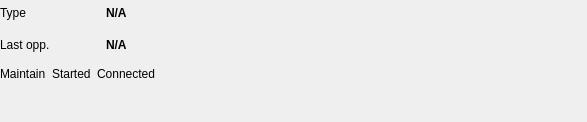
<?xml version="1.0" encoding="UTF-8"?>
<ui version="4.0">
 <class>CarrierDebugWidget</class>
 <widget class="QWidget" name="CarrierDebugWidget">
  <property name="geometry">
   <rect>
    <x>0</x>
    <y>0</y>
    <width>587</width>
    <height>122</height>
   </rect>
  </property>
  <property name="windowTitle">
   <string>Form</string>
  </property>
  <layout class="QGridLayout" name="gridLayout_2">
   <property name="leftMargin">
    <number>0</number>
   </property>
   <property name="topMargin">
    <number>0</number>
   </property>
   <property name="rightMargin">
    <number>0</number>
   </property>
   <property name="bottomMargin">
    <number>0</number>
   </property>
   <item row="0" column="0">
    <layout class="QGridLayout" name="gridLayout">
     <item row="1" column="0" colspan="2">
      <widget class="QLabel" name="label_6">
       <property name="sizePolicy">
        <sizepolicy hsizetype="Minimum" vsizetype="Minimum">
         <horstretch>0</horstretch>
         <verstretch>0</verstretch>
        </sizepolicy>
       </property>
       <property name="font">
        <font>
         <bold>false</bold>
        </font>
       </property>
       <property name="text">
        <string>Last opp.</string>
       </property>
      </widget>
     </item>
     <item row="1" column="2">
      <widget class="QLabel" name="labelLastSendingOpportunity">
       <property name="sizePolicy">
        <sizepolicy hsizetype="Minimum" vsizetype="Minimum">
         <horstretch>0</horstretch>
         <verstretch>0</verstretch>
        </sizepolicy>
       </property>
       <property name="font">
        <font>
         <bold>true</bold>
        </font>
       </property>
       <property name="text">
        <string>N/A</string>
       </property>
      </widget>
     </item>
     <item row="0" column="2">
      <widget class="QLabel" name="labelCarrierType">
       <property name="sizePolicy">
        <sizepolicy hsizetype="Minimum" vsizetype="Minimum">
         <horstretch>0</horstretch>
         <verstretch>0</verstretch>
        </sizepolicy>
       </property>
       <property name="font">
        <font>
         <bold>true</bold>
        </font>
       </property>
       <property name="text">
        <string>N/A</string>
       </property>
      </widget>
     </item>
     <item row="0" column="0" colspan="2">
      <widget class="QLabel" name="label_5">
       <property name="sizePolicy">
        <sizepolicy hsizetype="Minimum" vsizetype="Minimum">
         <horstretch>0</horstretch>
         <verstretch>0</verstretch>
        </sizepolicy>
       </property>
       <property name="font">
        <font>
         <bold>false</bold>
        </font>
       </property>
       <property name="text">
        <string>Type</string>
       </property>
      </widget>
     </item>
    </layout>
   </item>
   <item row="0" column="1" rowspan="2">
    <layout class="QVBoxLayout" name="verticalLayout_4">
     <item>
      <widget class="RateCalculatorWidget" name="widgetRateCalculatorRX" native="true"/>
     </item>
     <item>
      <widget class="RateCalculatorWidget" name="widgetRateCalculatorTX" native="true"/>
     </item>
    </layout>
   </item>
   <item row="1" column="0">
    <layout class="QHBoxLayout" name="horizontalLayout_2">
     <item>
      <layout class="QVBoxLayout" name="verticalLayout">
       <item>
        <widget class="QLabel" name="label_3">
         <property name="text">
          <string>Maintain</string>
         </property>
        </widget>
       </item>
       <item>
        <widget class="LightWidget" name="widgetStatusConnectionMaintained" native="true">
         <property name="sizePolicy">
          <sizepolicy hsizetype="Fixed" vsizetype="Fixed">
           <horstretch>0</horstretch>
           <verstretch>0</verstretch>
          </sizepolicy>
         </property>
         <property name="minimumSize">
          <size>
           <width>32</width>
           <height>32</height>
          </size>
         </property>
         <property name="maximumSize">
          <size>
           <width>32</width>
           <height>32</height>
          </size>
         </property>
         <property name="toolTip">
          <string>Validity of port. Green means OK.</string>
         </property>
        </widget>
       </item>
      </layout>
     </item>
     <item>
      <layout class="QVBoxLayout" name="verticalLayout_2">
       <item>
        <widget class="QLabel" name="label">
         <property name="text">
          <string>Started</string>
         </property>
        </widget>
       </item>
       <item>
        <widget class="LightWidget" name="widgetStatusConnectionStarted" native="true">
         <property name="sizePolicy">
          <sizepolicy hsizetype="Fixed" vsizetype="Fixed">
           <horstretch>0</horstretch>
           <verstretch>0</verstretch>
          </sizepolicy>
         </property>
         <property name="minimumSize">
          <size>
           <width>32</width>
           <height>32</height>
          </size>
         </property>
         <property name="maximumSize">
          <size>
           <width>32</width>
           <height>32</height>
          </size>
         </property>
         <property name="toolTip">
          <string>Validity of port. Green means OK.</string>
         </property>
        </widget>
       </item>
      </layout>
     </item>
     <item>
      <layout class="QVBoxLayout" name="verticalLayout_3">
       <item>
        <widget class="QLabel" name="label_2">
         <property name="text">
          <string>Connected</string>
         </property>
        </widget>
       </item>
       <item>
        <widget class="LightWidget" name="widgetStatusConnectionConnected" native="true">
         <property name="sizePolicy">
          <sizepolicy hsizetype="Fixed" vsizetype="Fixed">
           <horstretch>0</horstretch>
           <verstretch>0</verstretch>
          </sizepolicy>
         </property>
         <property name="minimumSize">
          <size>
           <width>32</width>
           <height>32</height>
          </size>
         </property>
         <property name="maximumSize">
          <size>
           <width>32</width>
           <height>32</height>
          </size>
         </property>
         <property name="toolTip">
          <string>Validity of port. Green means OK.</string>
         </property>
        </widget>
       </item>
      </layout>
     </item>
    </layout>
   </item>
  </layout>
 </widget>
 <customwidgets>
  <customwidget>
   <class>LightWidget</class>
   <extends>QWidget</extends>
   <header location="global">components/LightWidget.hpp</header>
   <container>1</container>
  </customwidget>
  <customwidget>
   <class>RateCalculatorWidget</class>
   <extends>QWidget</extends>
   <header location="global">debug/RateCalculatorWidget.hpp</header>
   <container>1</container>
  </customwidget>
 </customwidgets>
 <resources/>
 <connections/>
</ui>
